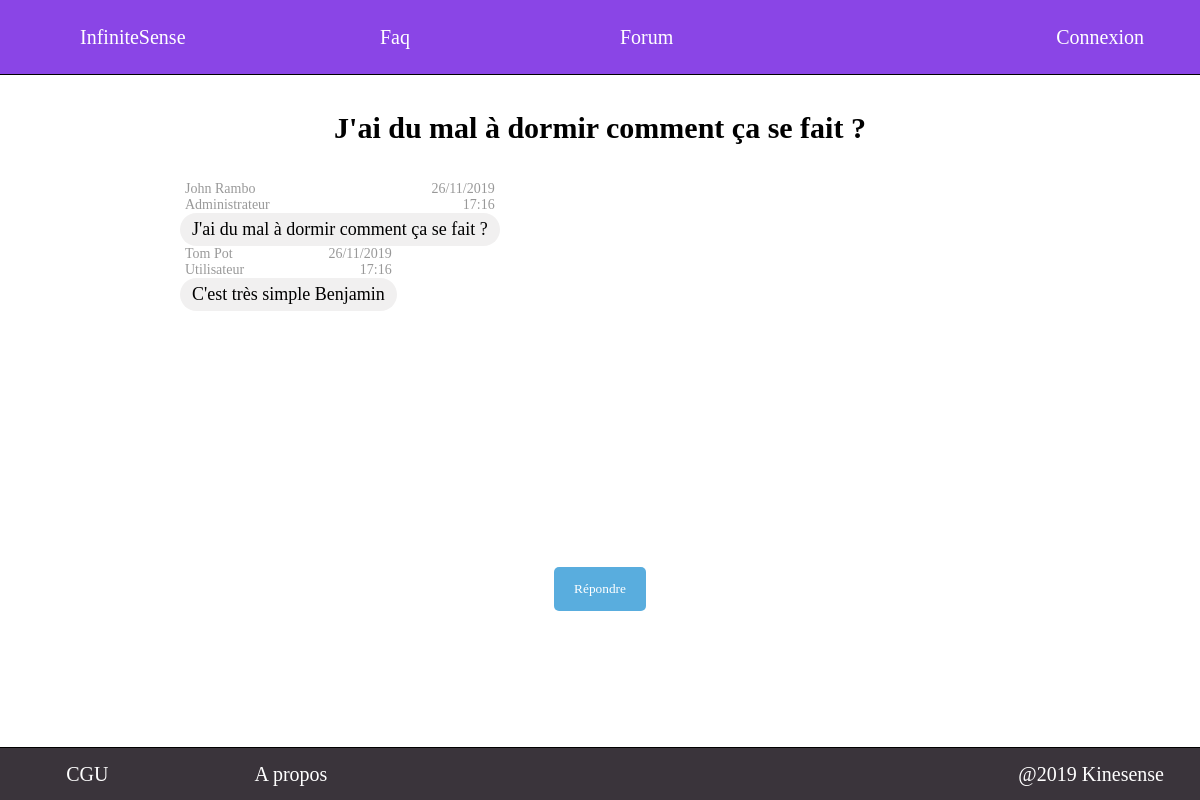
Page /src/view/autre/Forum_sujet.php?id_sujet=1 on the earlier database version.
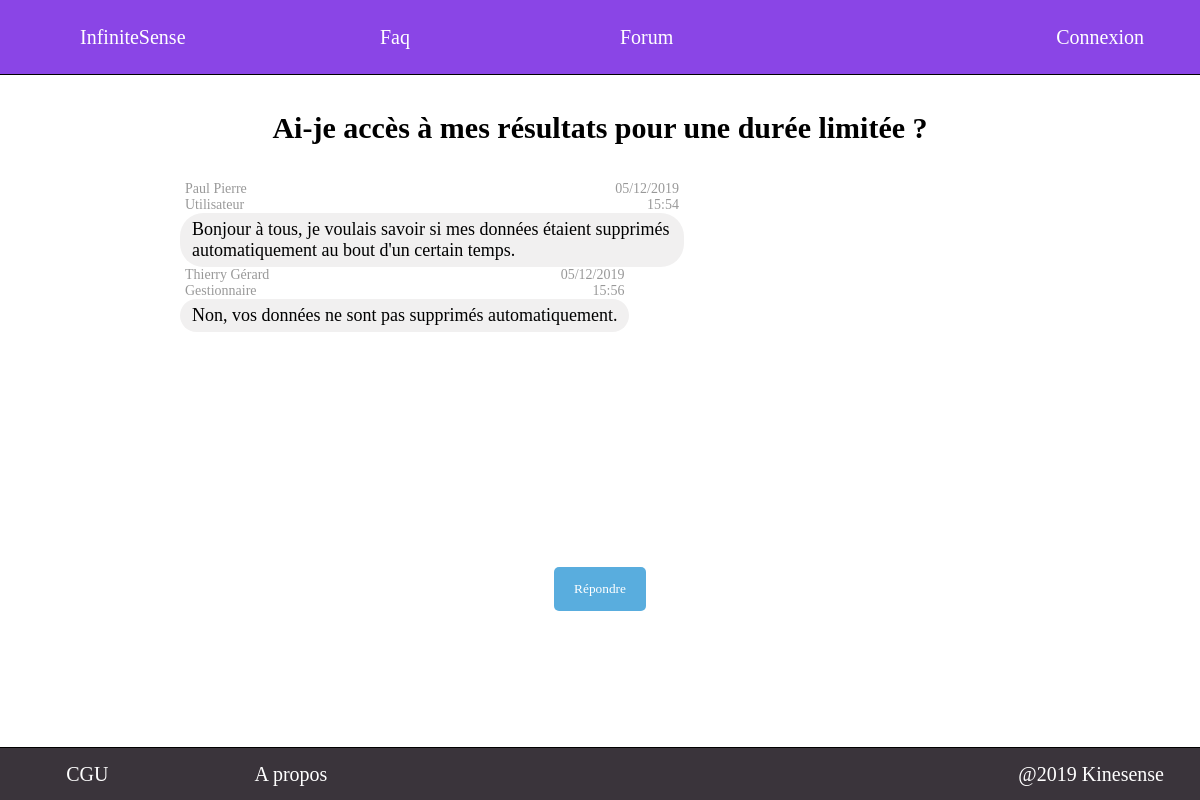
Same page on the later database version.
### tables this page shows
CREATE TABLE sujet_forum(
	id_sujet INT AUTO_INCREMENT PRIMARY KEY,
	id_utilisateur INT NOT NULL,
	titre VARCHAR(255) NOT NULL,
	date_creation_sujet DATETIME NOT NULL,
	CONSTRAINT fk_sujet_forum_utilisateur FOREIGN KEY (id_utilisateur) REFERENCES utilisateur(id_utilisateur)
);

CREATE TABLE message_forum(
	id_message INT AUTO_INCREMENT PRIMARY KEY,
	id_sujet INT NOT NULL,
	id_utilisateur INT NOT NULL,
	message TEXT NOT NULL,
	date_poste DATETIME NOT NULL,
	CONSTRAINT fk_message_forum_sujet FOREIGN KEY (id_sujet) REFERENCES sujet_forum(id_sujet),
	CONSTRAINT fk_message_forum_utilisateur FOREIGN KEY (id_utilisateur) REFERENCES utilisateur(id_utilisateur)
);

CREATE TABLE utilisateur(
	id_utilisateur INT AUTO_INCREMENT PRIMARY KEY,
	prenom VARCHAR(30) DEFAULT NULL,
	nom VARCHAR(30) DEFAULT NULL,
	adresse_mail VARCHAR(50) NOT NULL UNIQUE,
	mot_de_passe VARCHAR(255) DEFAULT NULL,
	role CHAR NOT NULL
);

### src/model/convert_role.php (called while the page is built, shortened)
<?php
function char_to_str($char) {
  if ($char==='A') {return('Administrateur');}
  if ($char==='G') {return('Gestionnaire');}
  if ($char==='U') {return('Utilisateur');}
  return('error');
}
?>

### src/view/autre/Forum_sujet.php (the view, shortened to what this page needs)
<!DOCTYPE html>
<html>
	<head>
		<link rel="stylesheet" href="../../public/css/autre/Forum_sujet.css"/>
	</head>
	<body>
		<?php include("../general/Header.php"); ?>
    <?php
    if (!isset($_SESSION['id_utilisateur'])) {$id_utilisateur=0;} else {$id_utilisateur=$_SESSION['id_utilisateur'];}
		if (!isset($_SESSION['role'])) {$role='U';} else {$role=$_SESSION['role'];}
    ?>
		<?php include('../general/Message_serveur.php');?>
    <section>
			<?php
			$db = db_connect();
				?><script> show_message('Connexion à la base de donnée impossible','red'); </script><?php
			try {
        $id_sujet=$_GET['id_sujet'];
				$req = "SELECT titre FROM sujet_forum WHERE id_sujet=$id_sujet";
			  $rep = $db->query($req);
        $titre=$rep->fetch();
        echo '<h1>'.$titre['titre'].'</h1>';
			} catch (Exception $e)
			{
				?><script type="text/javascript"> show_message('Erreur serveur','red'); </script><?php
				exit;
			}
      $req2="SELECT * FROM message_forum WHERE id_sujet=$id_sujet ORDER BY date_poste ASC";
      $rep2=$db->query($req2);
			?>
			<div id="conversation">
				<?php
      	while ($infos_message=$rep2->fetch()) {?>
          <div class=
          <?php
          if ($infos_message['id_utilisateur']==$id_utilisateur) {echo 'message_self';} else {echo 'message_other';}
          ?>
          >
          <?php
          try {
            $id_utilisateur_message=$infos_message['id_utilisateur'];
            $req3 = "SELECT nom, prenom, role FROM utilisateur where id_utilisateur=$id_utilisateur_message";
            $rep3 = $db->query($req3);
            $user=$rep3->fetch();
						include_once('../../model/convert_role.php');
						if (char_to_str($user['role'])=='error') {
							?><script type="text/javascript"> show_message("Erreur serveur au message d'id="+<?php echo $infos_message['id_message'] ?>,'red'); </script><?php
						} else {
							?>
							<div class="message">
								<div class="utilisateur">
									<?php
									$prenom=$user['prenom'];
									$nom=$user['nom'];
									$texte=$infos_message['message'];
									$texte=str_replace("\n\r","<br/>",$texte);
									$texte=str_replace("\r\n","<br/>",$texte);
									$texte=str_replace("\r","<br/>",$texte);
									$texte=str_replace("\n","<br/>",$texte);
									if ($role=='A') {
										echo "<a href='../accueil/Accueil_admin?search=".addslashes($prenom)."+".addslashes($nom)."'>";
										echo $prenom." ".$nom.'<br>'.char_to_str($user['role'])."</a>";
									} else {
										echo $prenom." ".$nom.'<br>'.char_to_str($user['role']);
									}
									?>
								</div>
								<div class="date"><?php echo date('d/m/Y', strtotime($infos_message['date_poste'])).'<br>'.date('H:i', strtotime($infos_message['date_poste'])); ?></div>
								<div class="texte"><?php echo $texte; ?></div>
							</div>
								<?php
						}
          } catch (Exception $e)
          {
            ?><script type="text/javascript">
            show_message("Erreur serveur au message id="+<?php echo $infos_message['id_message'] ?>,'red');
            </script><?php
          }
          ?>
          </div>
      	<?php
				}
				?>
      </div>
			<?php
			if ($id_utilisateur==0) {
				?><button type='button' id='new_message' onclick="show_connexion_form()">Répondre</button><?php
			} else {
				?><button type='button' id='new_message' onclick='show_new_message_form()'>Répondre</button><?php
			}
			?>
		</section>
		<?php include("../general/Footer.php"); ?>
	</body>
</html>

Differences in the rows shown:
removed message_forum: id_utilisateur.prenom "John", id_utilisateur.nom "Rambo", id_utilisateur.role "Administrateur", date_poste "26/11/2019", date_poste "17:16", message "J'ai du mal à dormir comment ça se fait ?"
changed sujet_forum: titre "J'ai du mal à dormir comment ça se fait ?" → "Ai-je accès à mes résultats pour une durée limitée ?"
changed message_forum "Utilisateur": id_utilisateur.prenom "Tom" → "Paul"; id_utilisateur.nom "Pot" → "Pierre"; date_poste "26/11/2019" → "05/12/2019"; date_poste "17:16" → "15:54"; message "C'est très simple Benjamin" → "Bonjour à tous, je voulais savoir si mes données étaient supprimés automatiquement au bout d'un certain temps."
added message_forum: id_utilisateur.prenom "Thierry", id_utilisateur.nom "Gérard", id_utilisateur.role "Gestionnaire", date_poste "05/12/2019", date_poste "15:56", message "Non, vos données ne sont pas supprimés automatiquement."
